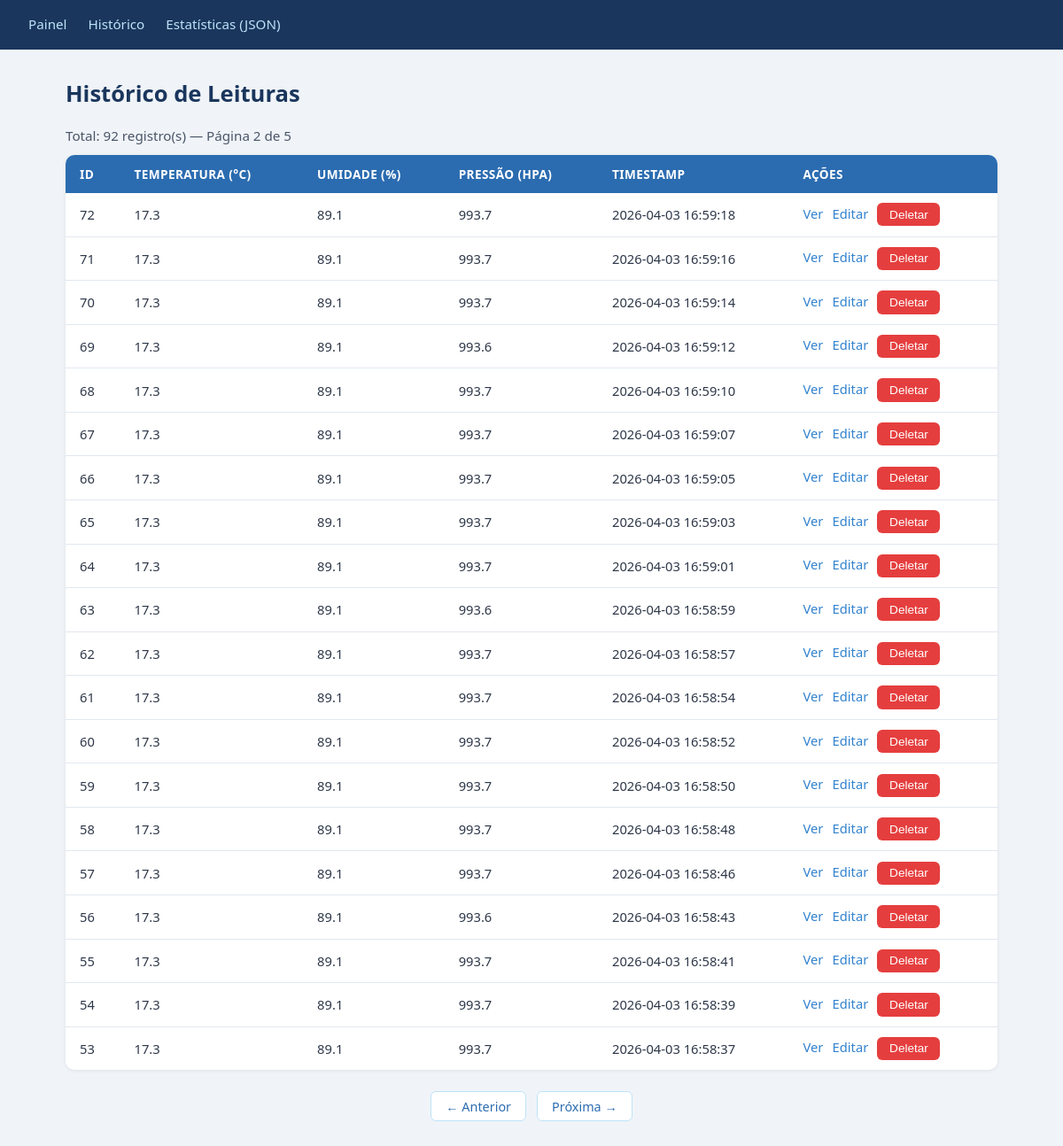
The page /leituras?pagina=2&limite=20 on the database its author committed.
### tables this page shows
CREATE TABLE leituras (
    id INTEGER PRIMARY KEY AUTOINCREMENT,
    temperatura REAL NOT NULL,
    umidade REAL NOT NULL,
    pressao REAL,
    timestamp DATETIME DEFAULT (datetime('now','localtime'))
, distancia REAL);

### app.py (the view, shortened to what this page needs)
@app.route("/leituras", methods=["GET"])
def listar():
    try:
        limite = int(request.args.get("limite", 20))
        pagina = int(request.args.get("pagina", 1))
    except ValueError:
        abort(400, "Parâmetros de paginação inválidos.")
    limite = max(1, min(limite, 100))
    pagina = max(1, pagina)
    offset = (pagina - 1) * limite
    conn = get_db_connection()
    try:
        total = conn.execute("SELECT COUNT(*) FROM leituras").fetchone()[0]
        rows = conn.execute(
            "SELECT * FROM leituras ORDER BY timestamp DESC LIMIT ? OFFSET ?",
            (limite, offset),
        ).fetchall()
    finally:
        conn.close()
    leituras = [dict(r) for r in rows]
    paginas = (total + limite - 1) // limite
    return render_template(
        "historico.html",
        leituras=leituras,
        pagina=pagina,
        paginas=paginas,
        limite=limite,
        total=total,
    )

### app.py (called while the page is built)
def _quer_json():
    return (
        request.args.get("formato") == "json"
        or request.accept_mimetypes.best == "application/json"
    )

### database.py (called while the page is built)
def get_db_connection():
    conn = sqlite3.connect(DB_PATH, timeout=10)
    conn.execute("PRAGMA journal_mode=WAL")
    conn.execute("PRAGMA busy_timeout=5000")  # espera até 5s antes de lançar OperationalError
    conn.row_factory = sqlite3.Row
    return conn

### templates/historico.html (shortened to what this page needs)
{% extends "base.html" %}
{% block content %}
<h1>Histórico de Leituras</h1>
<p>Total: {{ total }} registro(s) &mdash; Página {{ pagina }} de {{ paginas }}</p>
{% if leituras %}
<table>
  <thead>
    <tr>
      <th>ID</th>
      <th>Temperatura (°C)</th>
      <th>Umidade (%)</th>
      <th>Pressão (hPa)</th>
      <th>Timestamp</th>
      <th>Ações</th>
    </tr>
  </thead>
  <tbody>
    {% for l in leituras %}
    <tr>
      <td>{{ l.id }}</td>
      <td>{{ l.temperatura }}</td>
      <td>{{ l.umidade }}</td>
      <td>{{ l.pressao if l.pressao is not none else '—' }}</td>
      <td>{{ l.timestamp }}</td>
      <td>
        <a href="/leituras/{{ l.id }}">Ver</a>
        <a href="/leituras/{{ l.id }}/editar">Editar</a>
        <button data-id="{{ l.id }}" onclick="deletar(this.dataset.id)">Deletar</button>
      </td>
    </tr>
    {% endfor %}
  </tbody>
</table>
<div class="paginacao">
  {% if pagina > 1 %}
    <a href="/leituras?pagina={{ pagina - 1 }}&limite={{ limite }}">&#8592; Anterior</a>
  {% endif %}
  {% if pagina < paginas %}
    <a href="/leituras?pagina={{ pagina + 1 }}&limite={{ limite }}">Próxima &#8594;</a>
  {% endif %}
</div>
{% else %}
  <p>Nenhuma leitura registrada ainda.</p>
{% endif %}
{% endblock %}

### static/css/style.css (style rules this page uses)
*, *::before, *::after { box-sizing: border-box; margin: 0; padding: 0; }
body { font-family: 'Segoe UI', system-ui, sans-serif; background: #f0f4f8; color: #2d3748; min-height: 100vh; }
h1 { font-size: 1.6rem; font-weight: 700; color: #1a365d; margin-bottom: 1.25rem; }
button { background: #3182ce; color: #fff; border: none; border-radius: 6px; padding: 0.35rem 0.85rem; font-size: 0.85rem; cursor: pointer; transition: background 0.2s; }
button[onclick*="deletar"] { background: #e53e3e; }
table { width: 100%; border-collapse: collapse; background: #fff; border-radius: 10px; overflow: hidden; box-shadow: 0 1px 4px rgba(0,0,0,0.08); font-size: 0.92rem; }
thead { background: #2b6cb0; color: #fff; }
thead th { padding: 0.75rem 1rem; text-align: left; font-weight: 600; font-size: 0.85rem; text-transform: uppercase; letter-spacing: 0.03em; }
tbody tr { border-bottom: 1px solid #e2e8f0; transition: background 0.15s; }
tbody tr:last-child { border-bottom: none; }
tbody td { padding: 0.7rem 1rem; vertical-align: middle; }
tbody td a { color: #3182ce; text-decoration: none; font-weight: 500; margin-right: 0.4rem; }
.paginacao { display: flex; gap: 0.75rem; justify-content: center; margin-top: 1.5rem; }
.paginacao a { background: #fff; color: #2b6cb0; border: 1px solid #bee3f8; border-radius: 6px; padding: 0.4rem 1rem; text-decoration: none; font-size: 0.9rem; transition: background 0.2s, color 0.2s; }
p { margin: 0.75rem 0; font-size: 0.95rem; color: #4a5568; }

### rows shown on the page
leituras: id "72", temperatura "17.3", umidade "89.1", pressao "993.7", timestamp "2026-04-03 16:59:18"
leituras: id "71", temperatura "17.3", umidade "89.1", pressao "993.7", timestamp "2026-04-03 16:59:16"
leituras: id "70", temperatura "17.3", umidade "89.1", pressao "993.7", timestamp "2026-04-03 16:59:14"
leituras: id "69", temperatura "17.3", umidade "89.1", pressao "993.6", timestamp "2026-04-03 16:59:12"
leituras: id "68", temperatura "17.3", umidade "89.1", pressao "993.7", timestamp "2026-04-03 16:59:10"
leituras: id "67", temperatura "17.3", umidade "89.1", pressao "993.7", timestamp "2026-04-03 16:59:07"
leituras: id "66", temperatura "17.3", umidade "89.1", pressao "993.7", timestamp "2026-04-03 16:59:05"
leituras: id "65", temperatura "17.3", umidade "89.1", pressao "993.7", timestamp "2026-04-03 16:59:03"
leituras: id "64", temperatura "17.3", umidade "89.1", pressao "993.7", timestamp "2026-04-03 16:59:01"
leituras: id "63", temperatura "17.3", umidade "89.1", pressao "993.6", timestamp "2026-04-03 16:58:59"
leituras: id "62", temperatura "17.3", umidade "89.1", pressao "993.7", timestamp "2026-04-03 16:58:57"
leituras: id "61", temperatura "17.3", umidade "89.1", pressao "993.7", timestamp "2026-04-03 16:58:54"
leituras: id "60", temperatura "17.3", umidade "89.1", pressao "993.7", timestamp "2026-04-03 16:58:52"
leituras: id "59", temperatura "17.3", umidade "89.1", pressao "993.7", timestamp "2026-04-03 16:58:50"
leituras: id "58", temperatura "17.3", umidade "89.1", pressao "993.7", timestamp "2026-04-03 16:58:48"
leituras: id "57", temperatura "17.3", umidade "89.1", pressao "993.7", timestamp "2026-04-03 16:58:46"
leituras: id "56", temperatura "17.3", umidade "89.1", pressao "993.6", timestamp "2026-04-03 16:58:43"
leituras: id "55", temperatura "17.3", umidade "89.1", pressao "993.7", timestamp "2026-04-03 16:58:41"
leituras: id "54", temperatura "17.3", umidade "89.1", pressao "993.7", timestamp "2026-04-03 16:58:39"
leituras: id "53", temperatura "17.3", umidade "89.1", pressao "993.7", timestamp "2026-04-03 16:58:37"

### other values the page prints
{{ total }} "92"
{{ pagina }} "2"
{{ paginas }} "5"
